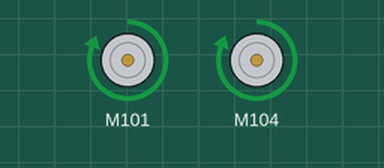
This sketch was run on a simulated Arduino Uno, built with avr-gcc and run on an emulated ATmega328P. Parts: 2 × DC motor (green arrow = forward, orange = backward, longer = faster).

Above: at 0.5 s.
At 2.5 s:
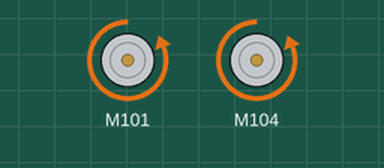
At 3.5 s:
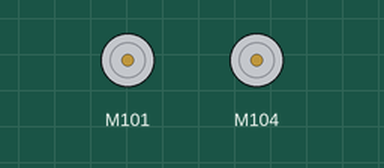
Timing chart, 0 to 5.2 s (numbered marks = the images above):
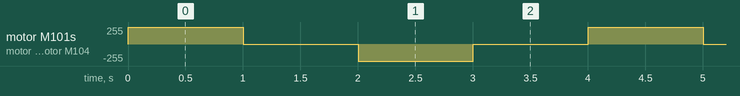

Measured:
- by itself, motor M101, motor M104: repeats every 4.0 s: stopped 1.0 s, backward 255/255 1.0 s, stopped 1.0 s, forward 255/255 1.0 s

The sketch:

Arduino_Mouse.ino
```cpp
#include "MotorDriver.h"

MotorDriver motor;

void setup()
{
    // initialize
    motor.begin();
    motor.stop(1);
    motor.stop(0);
}

void loop()
{
    motor.speed(0, 100);
    motor.speed(1, 100);
    delay(1000);
    motor.stop(1);
    motor.stop(0);
    delay(1000);
    motor.speed(0, -100);
    motor.speed(1, -100);
    delay(1000);
    motor.stop(1);
    motor.stop(0);
    delay(1000);
}
```
